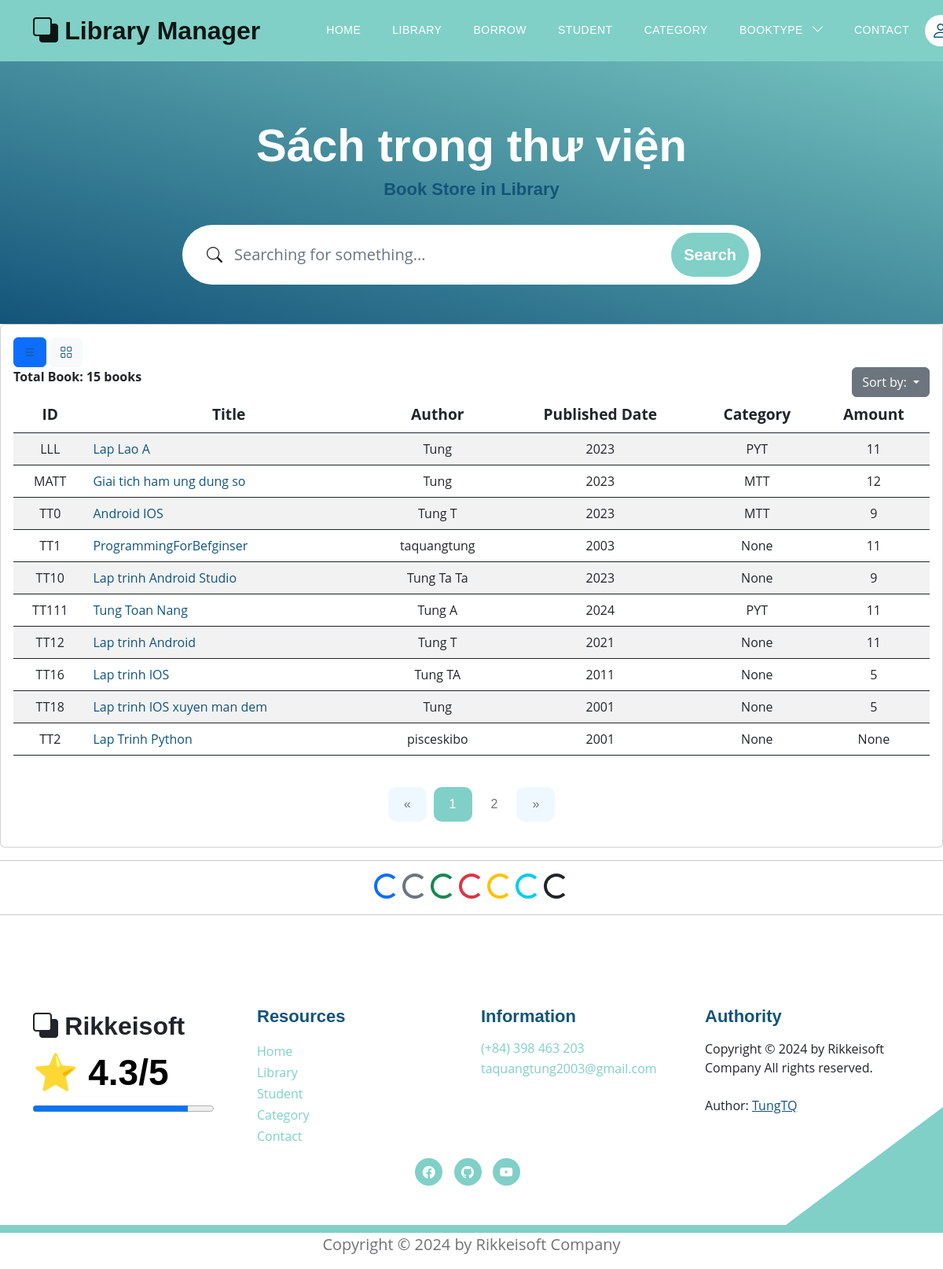
The page /books?bookview=0 on the database as committed earlier.
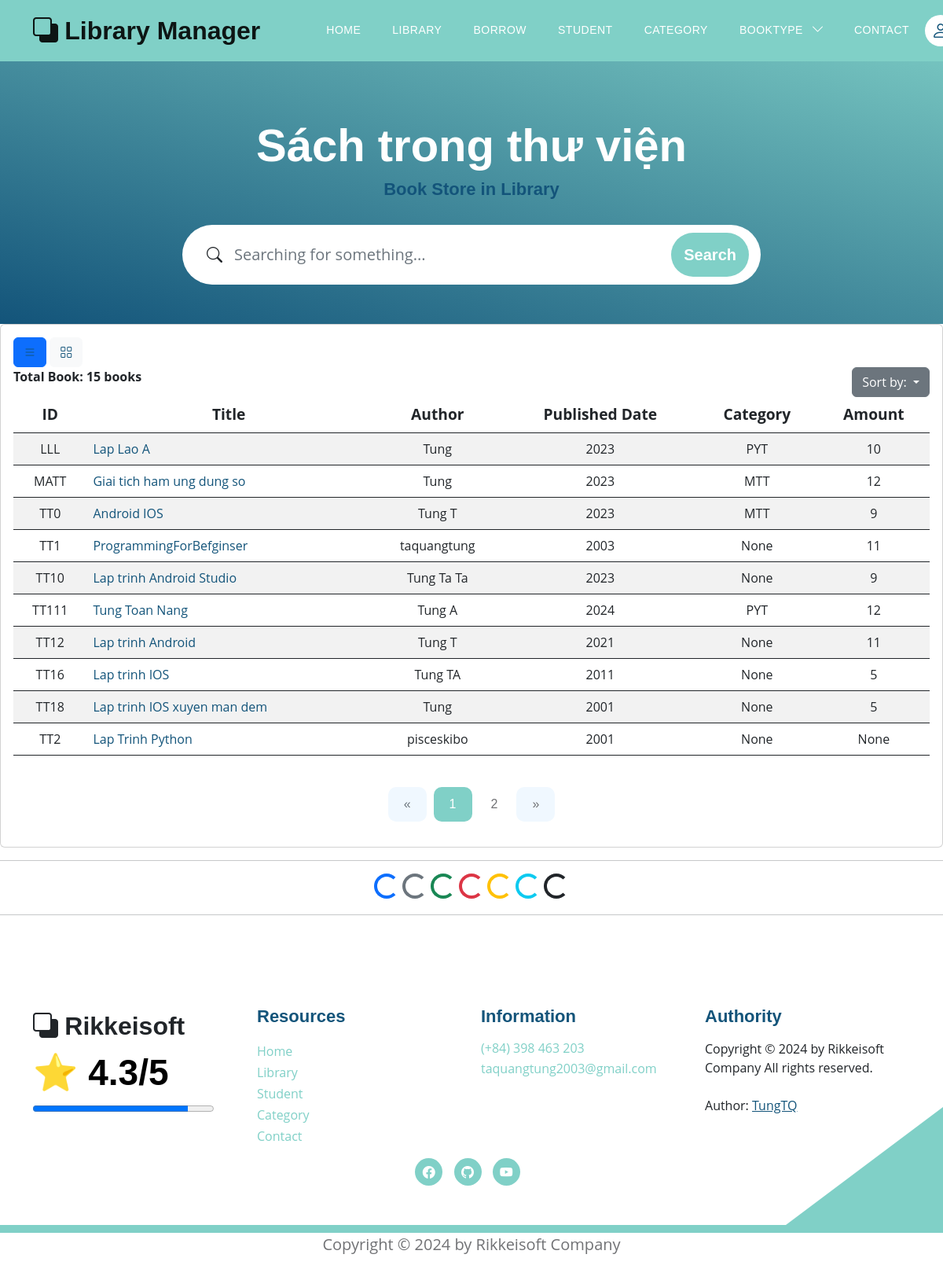
The same page on the database as committed later.
### models.py (models this page shows, shortened)
class Book(Base):
    __tablename__ = 'books'
    username_id = Column(String(30), ForeignKey('users.username'), nullable=False)
    id_book = Column(String(30), primary_key=True, unique=True, index=True)         # Số thứ tự sách
    title = Column(String(100), index=True)      # Tiêu đề sách
    author = Column(String(100), index=True)     # Tác giả
    year = Column(Integer)                  # Năm xuất bản
    quantity_amount = Column(Integer, index=True, default=0)
    category_id = Column(String(10), ForeignKey('category.category_id'), nullable=False)
    insert_at = Column(DateTime, index=True)
    insert_id = Column(String(30), index=True)
    update_at = Column(DateTime,index=True)
    update_id = Column(String(30), index=True)
    delete_at = Column(DateTime,index=True)
    delete_id = Column(String(30), index=True)
    delete_flag = Column(Integer, index=True)
    image_book = Column(String(100), index=True, nullable=True)         # Đường dẫn tới ảnh của sách
    pdf_book = Column(String(100), index=True, nullable=True)           # Đường dẫn tới file PDF của sách
    user = relationship("User", back_populates="books")
    category = relationship("Category", back_populates="category_books")
    borrows = relationship("BorrowBook", back_populates="book_borrow")
    borrowfinal = relationship("BorrowBookFinal", back_populates="book_borrow_final")
    comments = relationship("CommentBook", back_populates="book")

class Category(Base):
    __tablename__ = 'category'
    category_id = Column(String(10), primary_key=True, index=True)
    category_name = Column(String(50), index=True)
    insert_at = Column(DateTime, index=True)
    insert_id = Column(String(30), index=True)
    update_at = Column(DateTime,index=True)
    update_id = Column(String(30), index=True)
    delete_at = Column(DateTime,index=True)
    delete_id = Column(String(30), index=True)
    delete_flag = Column(Integer, index=True)
    category_books = relationship("Book", back_populates="category")

### routers/book.py (the view)
@router.get('/books', response_class=HTMLResponse)
async def read_all_books(request: Request, bookview: int, page: int = Query(1, gt=0), page_size: int = Query(10, gt=0), page_size2: int = Query(12, gt = 0), db: Session = Depends(models.get_db)):
    mean_star = function.get_mean_star(db)
    all_category2 = db.query(models.Category).filter(models.Category.delete_flag != 1).all()
    if bookview == 0:
        offset = (page - 1) * page_size
        books = db.query(models.Book).filter(models.Book.delete_flag == 0).order_by(models.Book.id_book).offset(offset).limit(page_size).all()
        total_books = db.query(models.Book).filter(models.Book.delete_flag == 0).count()
        total_pages = (total_books + page_size - 1) // page_size  # Tính toán tổng số trang
        return templates.TemplateResponse("books/library.html", {
            "request": request,
            "books": books,
            "total_books": total_books,
            "page": page,
            "total_pages": total_pages,
            "mean_star": mean_star,
            "bookview": bookview,
            "all_category2": all_category2
        })
    else:
        offset = (page - 1) * page_size2
        books = db.query(models.Book).filter(models.Book.delete_flag == 0).order_by(models.Book.id_book).offset(offset).limit(page_size2).all()
        total_books = db.query(models.Book).filter(models.Book.delete_flag == 0).count()
        total_pages = (total_books + page_size2 - 1) // page_size2  # Tính toán tổng số trang
        return templates.TemplateResponse("books/library_view.html", {
            "request": request,
            "books": books,
            "total_books": total_books,
            "page": page,
            "total_pages": total_pages,
            "mean_star": mean_star,
            "bookview": bookview,
            "all_category2": all_category2
        })

### templates/books/library.html (shortened to what the changed rows need)
{% extends "base.html" %}
{% block content %}
<section class="hero-section d-flex justify-content-center align-items-center" id="section_1"
    style="padding-bottom: 50px;">
    <div class="container">
        <div class="row">
            <div class="col-lg-8 col-12 mx-auto">
                <h1 class="text-white text-center"> Sách trong thư viện </h1>
            </div>
        </div>
    </div>
</section>
<div class="card card-table comman-shadow">
    <div class="card-body">
        <div class="table-responsive">
            <div id="DataTables_Table_0_wrapper" class="dataTables_wrapper no-footer">
                <table
                    class="table border-0 star-student table-hover table-center mb-0 datatable table-striped dataTable no-footer"
                    id="DataTables_Table_0" aria-describedby="DataTables_Table_0_info">
                    <thead class="student-thread">
                        <tr style="text-align: center; font-size:larger;">
                            <th rowspan="1" colspan="1"
                                aria-label="ID: activate to sort column ascending">ID</th>
                            <th rowspan="1" colspan="1"
                                aria-label="Title: activate to sort column ascending">Title</th>
                            <th rowspan="1" colspan="1"
                                aria-label="Author: activate to sort column ascending">Author</th>
                            <th rowspan="1" colspan="1"
                                aria-label="Published Date: activate to sort column ascending">Published Date</th>
                            <th rowspan="1" colspan="1"
                                aria-label="Category: activate to sort column ascending">Category</th>
                            <th rowspan="1" colspan="1"
                                aria-label="Action: activate to sort column ascending">Amount</th>
                        </tr>
                    </thead>
                    <tbody>
                        <form action="">
                        {% for book in books %}
                            <tr class="{% if loop.index is even %} even {% else %}odd{% endif %}">
                                <td style="text-align: center;">{{ book.id_book }}</td>
                                <td> <a href="/books/detail_book?choice_book={{book.id_book}}">{{ book.title }}</a></td>
                                <td style="text-align: center;">{{ book.author }}</td>
                                <td style="text-align: center;">{{ book.year }}</td>
                                <td style="text-align: center;">{{ book.category }}</td>
                                <td style="text-align: center;">{{ book.quantity_amount }}</td>
                            </tr>
                        {% endfor %}
                        </form>
                    </tbody>
                </table>
            </div>
        </div>
    </div>
</div>
{% endblock content %}

Rows that differ between the two databases and show on the page:
changed Book "LLL": quantity_amount "11" → "10"
changed Book "TT111": quantity_amount "11" → "12"
